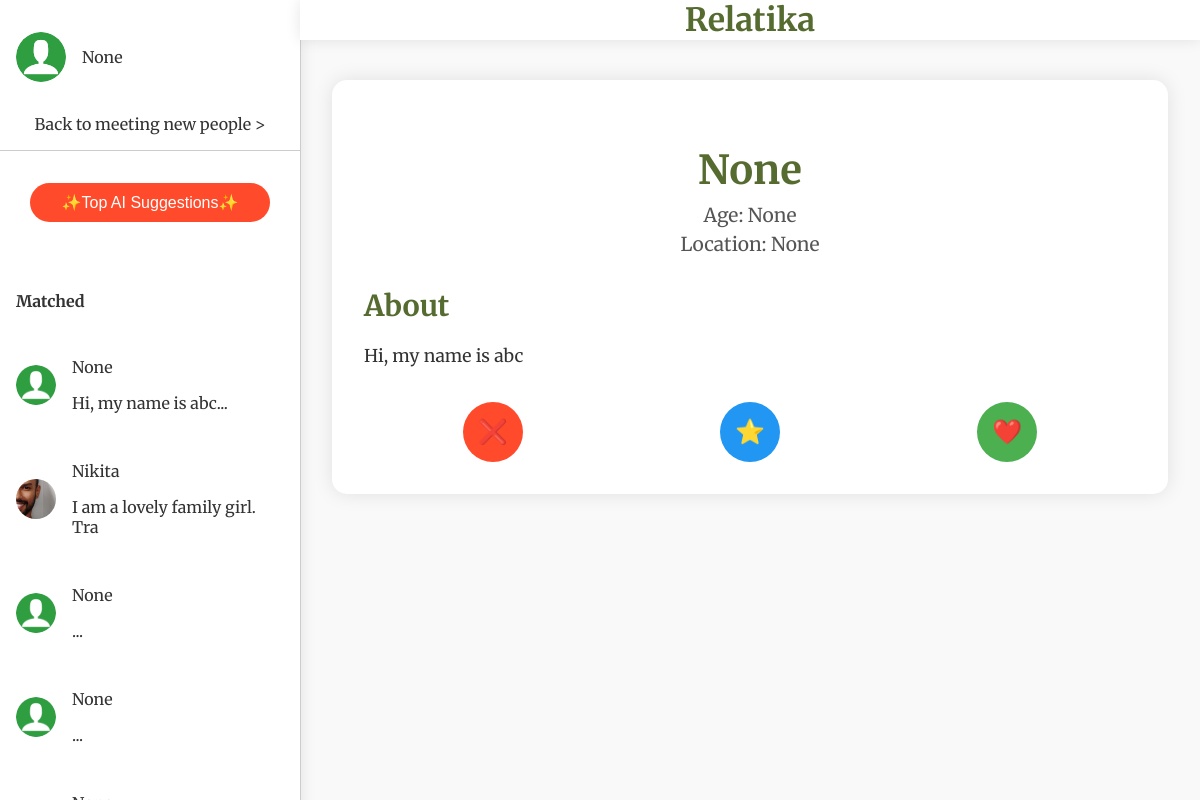
Screenshot of /browse (signed in) with the database file from the repository.
### tables this page shows
CREATE TABLE "users" (
	"id"	INTEGER,
	"username"	TEXT NOT NULL UNIQUE,
	"password"	TEXT NOT NULL,
	"about"	TEXT,
	"name"	TEXT,
	"age"	INTEGER,
	"gender"	TEXT,
	"looking_for"	TEXT,
	"location"	TEXT,
	"latitude"	REAL,
	"longitude"	REAL,
	"email"	TEXT,
	"tel"	TEXT,
	"instagram"	TEXT,
	"telegram"	TEXT,
	PRIMARY KEY("id" AUTOINCREMENT)
);

CREATE TABLE "photos" (
	"id"	INTEGER,
	"user_id"	INTEGER,
	"filename"	TEXT,
	PRIMARY KEY("id" AUTOINCREMENT)
);

### app.py (the view)
@app.route('/browse')
def browse():
    if 'user_id' not in session:
        return redirect(url_for('login'))
    conn = get_db_connection()
    user = conn.execute('SELECT id, name, age, location, about FROM users ORDER BY RANDOM() LIMIT 1').fetchone()
    user_photos = conn.execute('SELECT filename FROM photos WHERE user_id = ?', (user['id'],)).fetchall()
    conn.close()
    return render_template('browse.html', user=user, user_photos=user_photos)

### app.py (called while the page is built)
def get_db_connection():
    retries = 5
    while retries > 0:
        try:
            conn = sqlite3.connect(users_table, check_same_thread=False)
            conn.row_factory = sqlite3.Row
            return conn
        except sqlite3.OperationalError as e:
            if 'database is locked' in str(e):
                time.sleep(1)
                retries -= 1
            else:
                raise e
    raise Exception("Database is locked for too long, giving up.")

@app.context_processor
def inject_user():
    return dict(user=g.user, matches=g.matches, saved_profiles=g.saved_profiles,notification_count = g.notification_count)

### templates/browse.html (shortened to what this page needs)
{% extends "base.html" %}
{% block content %}
<div class="profile-container" id="profile-container">
    <div class="profile-header">
        <h2>{{ user.name }}</h2>
        <p>Age: {{ user.age }}</p>
        <p>Location: {{ user.location }}</p>
    </div>
    <div class="profile-content">
        <h3>About</h3>
        <p>{{ user.about }}</p>
    </div>
    <div class="action-buttons">
        <button id="dislike-button" class="action-button dislike">❌</button>
        <button id="superlike-button" class="action-button superlike">⭐</button>
        <button id="like-button" class="action-button like">❤️</button>
    </div>
</div>
{% endblock %}

### templates/base.html (shortened to what this page needs)
<!DOCTYPE html>
<html lang="en">
<head>
    <link rel="stylesheet" href="{{ url_for('static', filename='css/styles.css') }}">
</head>
<body>
    <div class="sidebar" id="sidebar">
        <div class="sidebar-fixed" id="sidebar-content">
            <div class="user-thumbnail" onclick="showUserMenu()">
                <img src="{{ url_for('static', filename='uploads/' ~ user.photo) if user.photo else url_for('static', filename='placeholder.png') }}" alt="User Photo">
                <span>{{ user.name }}</span>
            </div>
            <div id="menu-content">
                {% if not request.path.startswith('/view_profile/') %}
                <div id="meet" class="back-to-meeting">
                    Back to meeting new people >
                </div>
                {% endif %}
                <button class="ai-suggestion-button" onclick="location.href='/ai_suggestions'">✨Top AI Suggestions✨</button>
                <div class="matches">
                    <h4>Matched</h4>
                    {% for match in matches %}
                    <div class="match" onclick="location.href='/view_profile/{{ match.user_id }}'">
                        <img src="{{ url_for('static', filename='uploads/' ~ match.photo) if match.photo else url_for('static', filename='placeholder.png') }}" alt="User Photo">
                        <div>
                            <p>{{ match.name }}</p>
                            <p>{{ match.about_glimpse[:30] }}</p>
                        </div>
                    </div>
                    {% endfor %}
                </div>
            </div>
        </div>
    </div>
    <div class="header">
        <h1>Relatika</h1>
    </div>
    <div class="content" id="content">
        {% block content %}
        {% endblock %}
    </div>
</body>
</html>

### static/css/styles.css (style rules this page uses)
body { font-family: Arial, sans-serif; background-color: #f0f4f3; color: #2f4f4f; margin: 0; padding: 0; }
h1, h2, h3 { color: #556b2f; }

### templates/base.html (style rules this page uses)
body { font-family: 'Merriweather', serif; margin: 0; padding: 0; background-color: #f9f9f9; color: #333; display: flex; overflow: hidden; }
.sidebar { width: 300px; background-color: #fff; border-right: 1px solid #ccc; height: 100vh; position: fixed; box-shadow: 0 0 15px rgba(0, 0, 0, 0.1); display: flex; flex-direction: column; padding-top: 1rem; }
.sidebar-fixed { position: sticky; top: 0; z-index: 1000; background-color: #fff; }
.user-thumbnail { display: flex; align-items: center; padding: 1rem; cursor: pointer; position: relative; }
.user-thumbnail img { border-radius: 50%; width: 50px; height: 50px; margin-right: 1rem; }
.sidebar .matches { padding: 1rem; overflow-y: auto; flex: 1; max-height: calc(100vh - 200px); }
.sidebar .match { display: flex; align-items: center; padding: 0.5rem 0; cursor: pointer; }
.sidebar .match img { border-radius: 50%; width: 40px; height: 40px; margin-right: 1rem; }
.content { margin-left: 300px; padding: 2rem; flex: 1; overflow-y: auto; }
.content h2 { margin-bottom: 1.5rem; }
.back-to-meeting { padding: 1rem; border-bottom: 1px solid #ccc; cursor: pointer; text-align: center; }
.ai-suggestion-button { background-color: #ff4b2b; color: white; border: none; border-radius: 25px; padding: 10px 20px; cursor: pointer; margin: 2rem auto; display: block; font-size: 1rem; transition: background-color 0.3s ease; text-align: center; width: 80%; }
.header { text-align: center; padding: 0; position: fixed; top: 0; left: 300px; width: calc(100% - 300px); background-color: #fff; z-index: 1000; box-shadow: 0 0 15px rgba(0, 0, 0, 0.1); }
.header h1 { margin: 0; font-size: 2rem; }

### templates/browse.html (style rules this page uses)
body { font-family: 'Merriweather', serif; background-color: #f9f9f9; color: #333; }
.profile-container { max-width: 800px; margin: 3rem auto; padding: 2rem; background-color: #fff; border-radius: 15px; box-shadow: 0 0 20px rgba(0, 0, 0, 0.1); text-align: left; }
.profile-header { text-align: center; margin-bottom: 2rem; }
.profile-header h2 { font-size: 2.5rem; margin-bottom: 0.5rem; }
.profile-header p { margin: 0.3rem 0; font-size: 1.2rem; color: #555; }
.profile-content h3 { font-size: 1.8rem; margin-bottom: 1rem; }
.profile-content p { font-size: 1.1rem; line-height: 1.6; }
.action-buttons { display: flex; justify-content: space-around; margin-top: 2rem; }
.action-button { background-color: #ff4b2b; color: white; border: none; border-radius: 50%; padding: 15px; cursor: pointer; font-size: 1.5rem; transition: background-color 0.3s ease; width: 60px; height: 60px; display: flex; align-items: center; justify-content: center; }
.action-button.like { background-color: #4CAF50; }
.action-button.superlike { background-color: #2196F3; }

### rows the page displays
users: name "None", about_glimpse "Hi, my name is abc...", about "Hi, my name is abc"
photos: filename (picture)
users: name "Nikita"
users: name "None", about_glimpse "..."

### other values shown
{{ user.name }} "None"
{{ match.about_glimpse[:30] }} "I am a lovely family girl. Tra" "..."
{{ match.name }} "None"
{{ user.age }} "None"
{{ user.location }} "None"
